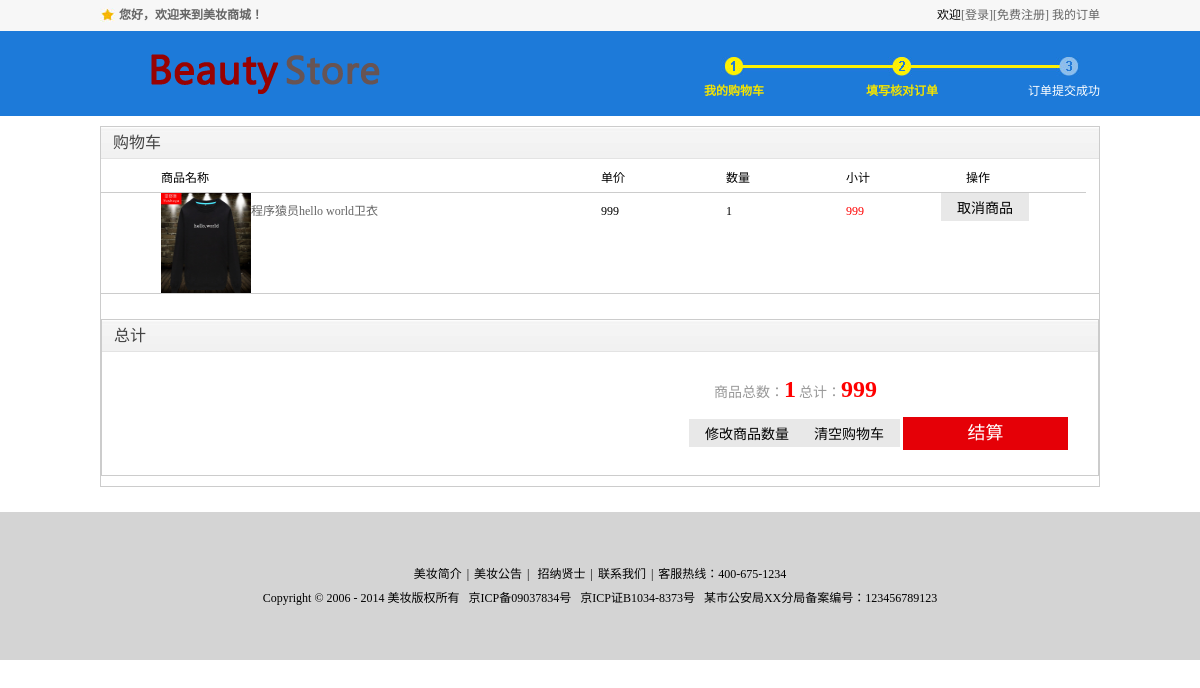
/Shopping1.php?username=11, run on the app's committed database.
### tables this page shows
CREATE TABLE `shopping` (
  `id` int(10) NOT NULL AUTO_INCREMENT,
  `pid` int(10) NOT NULL,
  `username` varchar(50) NOT NULL,
  `pCount` varchar(50) NOT NULL,
  `date` int(50) NOT NULL,
  `pName` varchar(50) NOT NULL,
  `iPrice` varchar(50) NOT NULL,
  `oid` int(10) NOT NULL,
  PRIMARY KEY (`id`)
);

CREATE TABLE `album` (
  `id` int(10) unsigned NOT NULL AUTO_INCREMENT,
  `pid` int(11) NOT NULL,
  `albumPath` varchar(50) NOT NULL,
  PRIMARY KEY (`id`)
);

### lib/mysql.func.php (called while the page is built, shortened)
<?php
function fetchOne($sql,$result_type=MYSQL_ASSOC){
	$result=mysql_query($sql);
	$row=mysql_fetch_array($result);
	return $row;
}
function fetchAll($sql,$result_type=MYSQL_ASSOC){
	$result=mysql_query($sql);
	while(@$row=mysql_fetch_array($result,$result_type)){
		$rows[]=$row;
	}
	return $rows;
}

### Shopping1.php (the view, shortened to what this page needs)
<?php
   require_once 'lib/mysql.func.php';
   $username=$_GET['username'];
   $sql=" select * from shopping where username={$username}";
   $shops=fetchAll($sql);
   $totalPrice='';
   $sum='';
?>
<!doctype html>
<html>
<head>
<link type="text/css" rel="stylesheet" href="css/reset.css">
<link type="text/css" rel="stylesheet" href="css/main.css">
</head>
<body>
<div class="headerBar">
	<div class="topBar">
		<div class="comWidth">
			<div class="leftArea">
				<a href="index.php" class="collection">您好，欢迎来到美妆商城！</a>
			</div>
			<div class="rightArea">
			<?php
			$arr='';
			if(isset($_SESSION['userName'])){
				$arr=$_SESSION['userName'];
				$mes="欢迎".$_SESSION['userName']."<a href='doAction.php?act=logoutUser'>[退出]</a>";
			}
			elseif(isset($_COOKIE['userName'])){
				$arr=$_COOKIE['userName'];
				$mes="欢迎".$_COOKIE['userName']."<a href='doAction.php?act=logoutUser'>[退出]</a>";
			}
			else{
				$mes="欢迎<a href='login.php'>[登录]</a><a href='register.php'>[免费注册]</a>";
			}
			echo $mes;
			?>
            <a href="userOrder.php?username=<?php echo $arr; ?>">我的订单</a>
			</div>
		</div>
	</div>
	<div class="logoBar">
		<div class="comWidth">
			<div class="logo fl">
				<a href="index.php"><img src="images/logo.png" alt="美妆商城"></a>
			</div>
			<div class="stepBox fr">
				<div class="step"></div>
				<ul class="step_text">
					<li class="s01 active">我的购物车</li>
					<li class="s02 active">填写核对订单</li>
					<li class="s03">订单提交成功</li>
				</ul>
			</div>
		</div>
	</div>
</div>
<div class="shoppingCart comWidth">
	<div class="shopping_item">
		<h3 class="shopping_tit">购物车</h3>
		<div class="shopping_cont pb_10">
			<div class="cart_inner">
				<div class="cart_head clearfix">
					<div class="cart_item t_name">商品名称</div>
					<div class="cart_item t_price">单价</div>
					<div class="cart_item t_num">数量</div>
					<div class="cart_item t_subtotal">小计</div>
                    <div class="cart_item t_subtotal">操作</div>
				</div>
       <?php foreach ($shops as $shop){ ?>
				<div class="cart_cont clearfix">
					<div class="cart_item t_name">
						<div class="cart_shopInfo clearfix">
                        <?php
						     $pid=$shop['pid'];
							 $sql="select albumPath from album where pid={$pid}";
							 $proImg=fetchOne($sql);
						 ?>
							<img width="100px" height="100px" src="image_220/<?php echo $proImg[0]; ?>" alt="">
							<div class="cart_shopInfo_cont">
								<p class="cart_link"><a><?php echo $shop['pName'];  ?></a></p>
							</div>
						</div>
					</div>
					<div class="cart_item t_price">
						<?php echo $shop['iPrice'];  ?>
					</div>
					<div class="cart_item t_num">1</div>
					<div class="cart_item t_subtotal t_red"><?php echo $shop['pCount'];  ?></div>
                    <div class="cart_item t_subtotal"><input type="button" class="btn" value="取消商品" onclick="javascript:location='doAction.php?act=delShop&id=<?php  echo $shop['pid']; ?>'"></div>
				</div>
	<div class="hr_25"></div>
             <?php
			 	  $totalPrice=$totalPrice+$shop['iPrice']*1;
				  $sum=$sum+1;
                  }
				?>
	<div class="shopping_item">
		<h3 class="shopping_tit">总计</h3>
		<div class="shopping_cont padding_shop clearfix">
			<div class="cart_count fr">
				<div class="cart_rmb">
                    <i>商品总数：</i><span><?php echo $sum; ?></span>
					<i>总计：</i><span><?php echo $totalPrice; ?></span>
				</div>
				<div class="cart_btnBox">
                     <input type="button" class="btn" value="修改商品数量" style=" margin-right:15px;">
                    <input type="button" class="btn" value="清空购物车"  onclick="javascript:location='doAction.php?act=delShops'">
					<input type="button" class="cart_btn" value="结算"  onclick="javascript:location='shopping2.php?sum=<?php echo $sum; ?>&totalPrice=<?php echo $totalPrice; ?>'">
				</div>
			</div>
		</div>
	</div>
</div>
	</div>
</div>	</div>
<?php
		require_once 'foot.php';
?>
</body>
</html>

### css/main.css (style rules this page uses)
.comWidth { width:1000px; margin-left:auto; margin-right:auto; }
.leftArea { float:left; }
.rightArea { float:right; }
.topBar { height:31px; background-color:#F7F7F7; line-height:31px; }
.collection { background:url(../images/icon/collection.jpg) left center no-repeat; padding-left:19px; font-weight:bold; }
.logoBar { height:85px; background-color:#1D7AD9; }
.logo { padding-left:41px; padding-top:13px; }
.hr_25 { height:25px; }
.stepBox { width:396px; padding-top:26px; }
.step { background:url(../images/step.jpg) left top no-repeat; height:19px; }
.step_text { color:#FFF; font-size:12px; line-height:30px; }
.step_text li { float:left; }
.s01,.s03 { width:30%; }
.s02 { width:40%; text-align:center; }
.s03 { text-align:right; }
.step_text .active { color:#F3E402; font-weight:bold; }
.shoppingCart { padding-top:10px; }
.shopping_item { border:#ccc solid 1px; }
.shopping_tit { height:31px; background:url(../images/shopping_bg.jpg) left top repeat-x; color:#444444; font:16px/31px "Microsoft YaHei", "微软雅黑"; text-indent:12px; border-bottom:#E3E3E3 solid 1px; }
.padding_shop { padding:25px 30px; }
.cart_head { padding-top:5px; }
.cart_head .cart_item { line-height:28px; }
.cart_item { border-bottom:#CCC solid 1px; float:left; }
.t_name { width:440px; padding-left:60px; }
.t_price { width:125px; }
.t_num { width:120px; }
.t_subtotal { width:120px; }
.t_red { color:red; }
.cart_cont { border-bottom:solid 1px #ccc; }
.cart_cont .cart_item { border-bottom:none; }
.cart_cont .t_price, .cart_cont .t_return, .cart_cont .t_num, .cart_cont .t_subtotal { line-height:37px; }
.cart_shopInfo img { width:90px; height:100px; display:block; float:left; }
.cart_shopInfo_cont { padding-left:90px; font-size:12px; }
.cart_link { line-height:37px; margin-bottom:30px; }
.pb_10 { padding-bottom:10px; }
.cart_rmb { margin-bottom:16px; }
.cart_rmb i { font-size:14px; color:#999; font-style:normal; }
.cart_rmb span { font:bold 24px/1 Verdana; color:red; }
.cart_btnBox { text-align:right; }
.cart_btn { width:165px; height:33px; background-color:#E50007; font:18px/33px "Microsoft YaHei", "微软雅黑"; color:#FFF; }
.btn { padding: 4px 16px; background-color: #E8E8E8; margin-left:-25px;font-family: "微软雅黑"; font-size: 14px; }

### data on the page
shopping: album.albumPath (picture), pName "程序猿员hello world卫衣", iPrice "999", pCount "999"

### other printed values
$sum "1"
$totalPrice "999"
